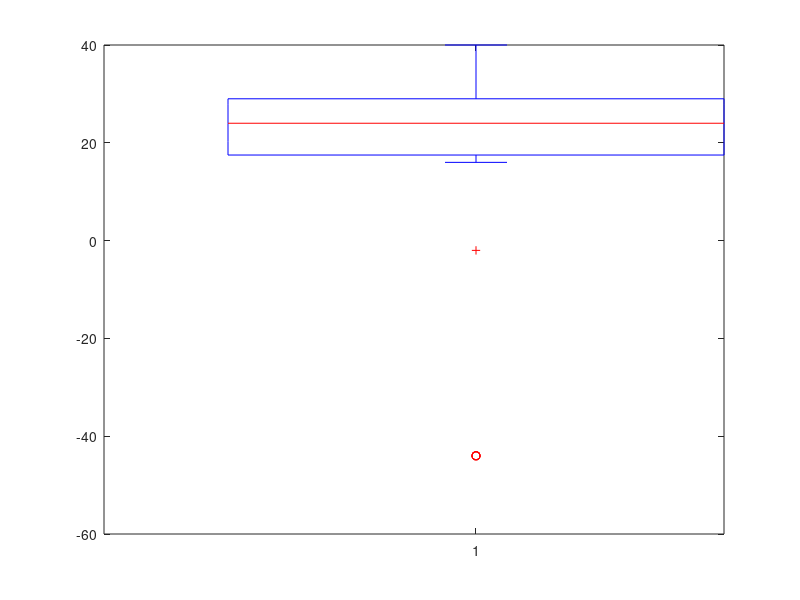

Source code (MATLAB): (Note: this script raises an error after producing the figure.)
%% Example of robust estimate of location

y=[28 26 33 24 34 -44 27 16 40 -2 ...
    29 22 24 21 25 30 23 29 31 19];
y=y';
y=[y;-44*ones(3,1)];

boxplot(y)

%% Beginning of iterative loop
mady=mad(y,1)/0.675;
% mady=6.8792;
% mady=6.9493;
% mady=stats.mad_s

tukey=true;

% Initialize with the median
oldloc=median(y);
% try to initialize with a different value
% oldloc=-100;

% Set the tolerance
tol=1e-7;

% Set maximum number of iterations
niter=100;

% Define tuning constant
if tukey==true
    c=4.685;
else
    c=1.5476;
end

% Start the iterative loop
for i=1:niter

    % Find the weigths given oldloc, mady and c
    if tukey == true
        wei=TBwei((y-oldloc)/mady,c);
    else
        wei=HUwei((y-oldloc)/mady,c);
    end

    % Find new estimate of location
    newloc= sum(wei.*y)/sum(wei);

    % Display
    disp(['Iteration n.' num2str(i)   ' Diff= ' num2str(abs(newloc-oldloc))])

    % If the difference between old and new estimate of location is smaller
    % than tol get out of the loop
    if abs(newloc-oldloc)<tol
        break
    else
        oldloc=newloc;
    end
end
% Show the value of robust estimate of location
disp(['Robust estimate of location= '  num2str(newloc)])

%% Robust estimate of location using function robustfit of MATLAB
X=ones(length(y),1);
if tukey==true
    % Robust estimate of location using bisquare
    [RobLoc,stats]=robustfit(X,y,'bisquare',c,'off');
else
    % Robust estimate of location using huber
    [RobLoc,stats]=robustfit(X,y,'huber',c,'off');
end
% MAD used by MATLAB inside iteration is
% stats.mad_s
disp('Robust estimate of location based on MATLAB function robustfit')
disp(RobLoc)


